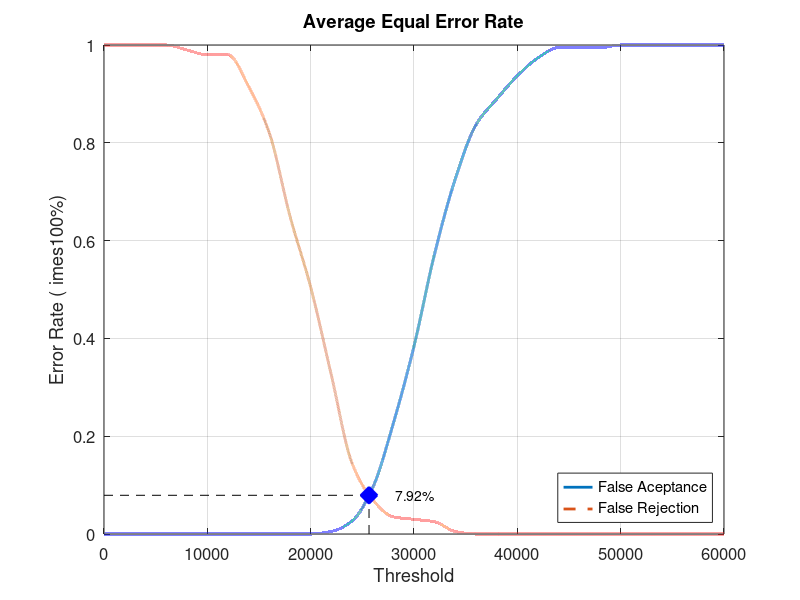
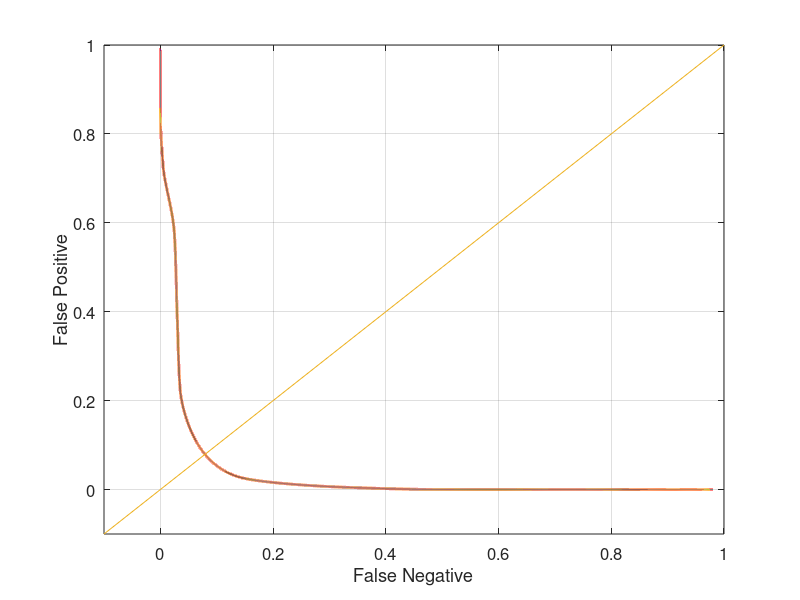

Reproduce these figures in MATLAB, in order.
close all;
clear;
clc;
x = 0:2000:60000;
xq = 0:0.5:60000;

y0 = [0 0 0 0 0 0 0 0 0 0 0 0.00526316 0.0263158 0.0947368 0.226316 0.384211 0.573684 0.726316 0.836842 0.889474 0.936842 0.973684 0.994737 0.994737 0.994737 1 1 1 1 1 1]
yy0 = interp1(x, y0, xq, 'pchip');
y1 = [1 1 1 1 0.99 0.98 0.98 0.915 0.82 0.65 0.505 0.325 0.145 0.07 0.035 0.03 0.025 0.005 0 0 0 0 0 0 0 0 0 0 0 0 0]
yy1 = interp1(x, y1, xq, 'pchip');

% Calculating EER: 
y2 = abs(y0 - y1);
find(y2 == min(y2))
yy2 = abs(yy0 - yy1);
xEER = find(yy2 == min(yy2));
xEERIndex = xq(xEER) % X-axis EER
yEER = yy0(xEER) % Y-axis EER

main = figure
plot(xq, yy0,'-','LineWidth', 2);	hold on
plot(xq, yy1,'--','LineWidth', 2);	hold on
plot([xEERIndex xEERIndex], [0 yEER], 'k--');	hold on
plot([0 xEERIndex], [yEER yEER], 'k--');	hold on
plot(xEERIndex, yEER, 'bx', 'LineWidth', 10);	hold on
text(xEERIndex + 10 * xEERIndex / 100, yEER, [num2str(round((10000 * yEER)) / 100) '%'])
legend('False Aceptance', 'False Rejection', 'Location', 'SouthEast')
xlabel('Threshold')
ylabel('Error Rate (	imes100%)')
title('Average Equal Error Rate')
set(gca, 'FontSize', 12)
axis([0 60000 0 1])
grid on

print(main, 'Database4_3Main', '-dpng');
FNRxFPR = figure('Color', [1 1 1]);
plot(yy1, yy0, '-', yy1, yy0, 'LineWidth', 2);
hold on
y = -0.1:0.1:1
plot(y, y); 
set(gca, 'FontSize', 12)
xlabel('False Negative')
ylabel('False Positive')
axis([-0.1 1 -0.1 1])
set(gca, 'FontSize', 12)
grid on

print(FNRxFPR, 'Database4_3FNRxFPR','-dpng');
